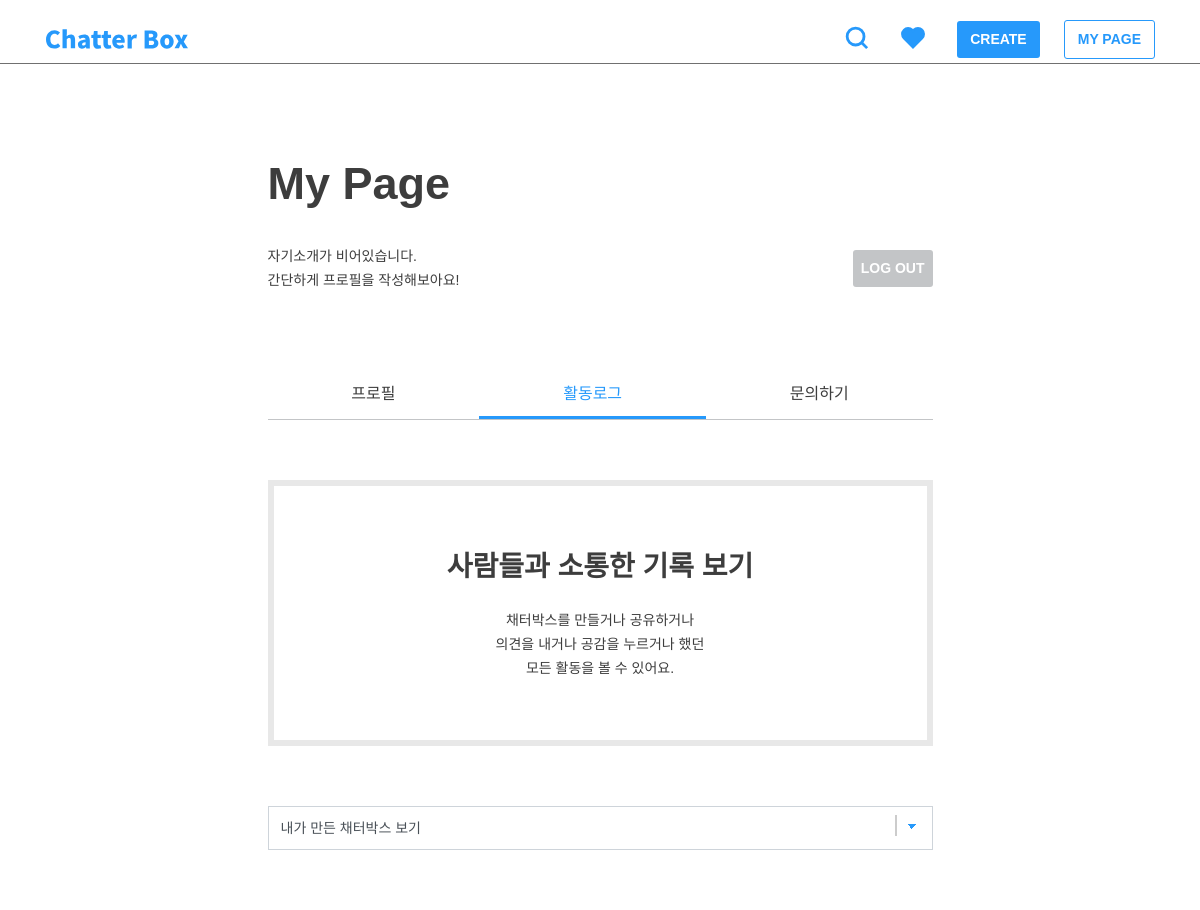
The page /member/log/ (signed in, upper part) on the database as committed earlier.
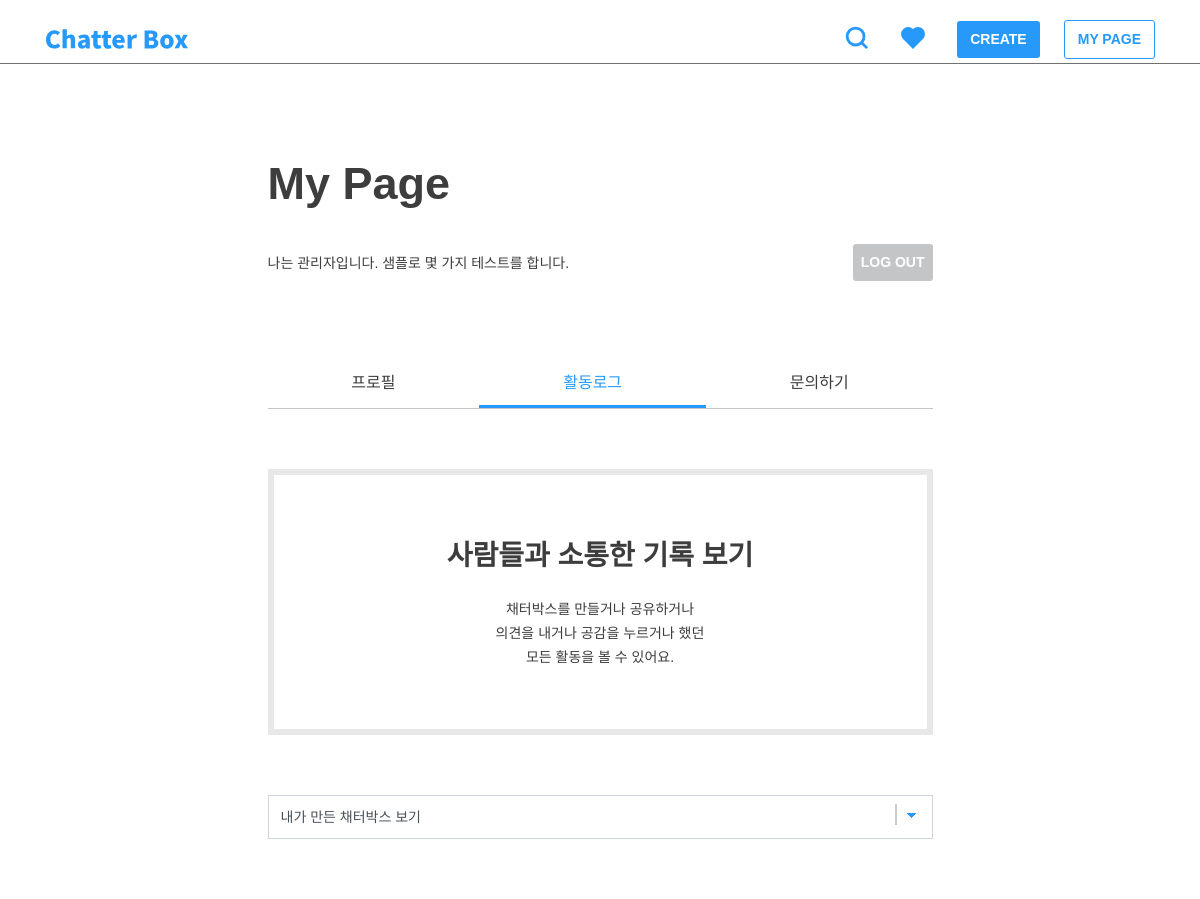
The same page on the database as committed later.
### member/models.py (models this page shows, shortened)
class User(AbstractUser):
    GENDER_MALE = 'm'
    GENDER_FEMALE = 'f'
    GENDER_OTHER = 'o'
    CHOICES_GENDER = (
        (GENDER_MALE, '남성'),
        (GENDER_FEMALE, '여성'),
        (GENDER_OTHER, '기타'),
    )
    profile_image = models.ImageField(
        default='default/user.png', null=True, upload_to='user')
    bio = models.CharField(max_length=160, null=True, blank=True)
    gender = models.CharField(
        max_length=1, choices=CHOICES_GENDER, null=True, blank=True)
    like_posts = models.ManyToManyField(
        'post.Post', blank=True, related_name='like_users')
    like_comments = models.ManyToManyField(
        'comment.Comment', blank=True, related_name='like_comments')
    hate_comments = models.ManyToManyField(
        'comment.Comment', blank=True, related_name='hate_comments')
    objects = UserManager()

### member/views.py (the view, shortened to what this page needs)
@login_required
def user_log(request):
    user = request.user
    sort = request.GET.get('sort', '')
    if sort == 'my_comments':
        comments_pro = comment_models.Comment.objects.filter(
            author=user, type=True)  # 내가 만든 찬성의견
        comments_con = comment_models.Comment.objects.filter(
            author=user, type=False)  # 내가 만든 반대의견
        comments_sorted = sorted(
            chain(comments_pro, comments_con), key=lambda instance: instance.created_at)
        log_sorted = comments_sorted
        context = {'comments_pro': comments_pro, 'comments_con': comments_con,
                   'comments_sorted': comments_sorted, 'log_sorted': log_sorted, 'sort': sort, }
        return render(request, 'member/log.html', context)
    else:
        posts_log = post_models.Post.objects.filter(author=user)  # 내가 만든 채터박스
        log_sorted = posts_log
        context = {'posts_log': posts_log,
                   'log_sorted': log_sorted, 'sort': sort, }
    return render(request, 'member/log.html', context)

### post/models.py (called while the page is built)
    @property
    def natural_time(self):
        return naturaltime(self.created_at)

### templates/member/log.html (shortened to what this page needs)
{% extends 'base.html' %}
{% load static %}
{% block customCSS %}
<link rel="stylesheet" href="{% static 'css/member/my_page.css' %}">
<link rel="stylesheet" href="{% static 'css/member/log.css' %}">
<link rel="stylesheet" href="{% static 'css/post/post_list.css' %}">
{% endblock %}
{% block content %}
<div class="row justify-content-center">
    <div class="col-md-7 p-0 mypage">
        <h2>My Page</h2>
        <div class="info-area">
            {% if user.bio %}
            <h6>{{ user.bio }}</h6>
            {% else %}
            <h6>자기소개가 비어있습니다.<br />간단하게 프로필을 작성해보아요!</h6>
            {% endif %}
            <a class="btn btn-gray" href="{% url 'member:logout' %}">LOG OUT</a>
        </div>
        <div class="mypage-body">
            <ul class="nav nav-pills nav-fill">
                <li class="nav-item"><a class="tab-link" href="{% url 'member:my_page' %}">
                        <h5>프로필</h5>
                    </a></li>
                <li class="nav-item"><a class="tab-link active" href="#">
                        <h5>활동로그</h5>
                    </a></li>
                <li class="nav-item"><a class="tab-link" href="{% url 'member:contact' %}">
                        <h5>문의하기</h5>
                    </a></li>
            </ul>
            <div class="tab-pane" id="pills-log">
                <div class="mypage-header">
                    <h3>사람들과 소통한 기록 보기</h3>
                    <h6>채터박스를 만들거나 공유하거나<br />의견을 내거나 공감을 누르거나 했던<br />모든 활동을 볼 수 있어요.</h6>
                </div>
                <div class="form-group">
                    <select class="form-control sort-select" onchange="location = this.value;" name="?sort={{ sort }}">
                        <option value="?sort=my_posts">내가 만든 채터박스 보기</option>
                    </select>
                </div>
            </div>
        </div>
    </div>
</div>
{% endblock %}

Rows that differ between the two databases and show on the page:
now on this page (row edited): User: bio "나는 관리자입니다. 샘플로 몇 가지 테스트를 합니다."
Other text that changed with them:
text no longer shown: "자기소개가 비어있습니다. 간단하게 프로필을 작성해보아요!"
